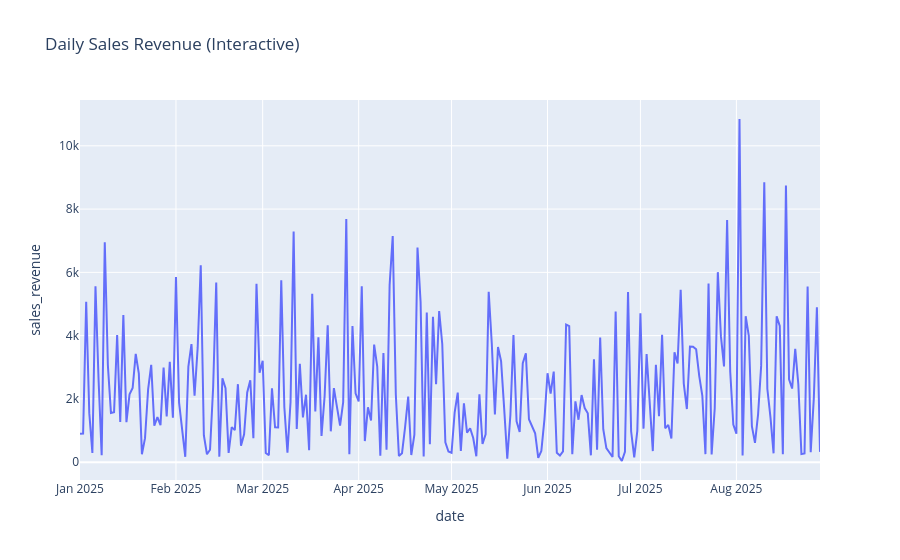

Notebook code for this chart:
### Code cell
import plotly.express as px

fig = px.line(daily_sales.reset_index(), x='date', y='sales_revenue',
              title="Daily Sales Revenue (Interactive)")
fig.show()

### Figure 1 — Plotly figure (JSON) as saved in the notebook; plotly's stock layout.template omitted (floating-point values rounded to 4 significant figures; data arrays with more than 128 entries replaced by an {"elided": "..."} marker saying what was removed)
{"data": [{"hovertemplate": "date=%{x}<br>sales_revenue=%{y}<extra></extra>", "legendgroup": "", "line": {"color": "#636efa", "dash": "solid"}, "marker": {"symbol": "circle"}, "mode": "lines", "name": "", "orientation": "v", "showlegend": false, "type": "scatter", "x": {"elided": "240 str values"}, "xaxis": "x", "y": {"elided": "240 float values"}, "yaxis": "y"}], "layout": {"legend": {"tracegroupgap": 0}, "title": {"text": "Daily Sales Revenue (Interactive)"}, "xaxis": {"anchor": "y", "domain": [0, 1], "title": {"text": "date"}}, "yaxis": {"anchor": "x", "domain": [0, 1], "title": {"text": "sales_revenue"}}}}
